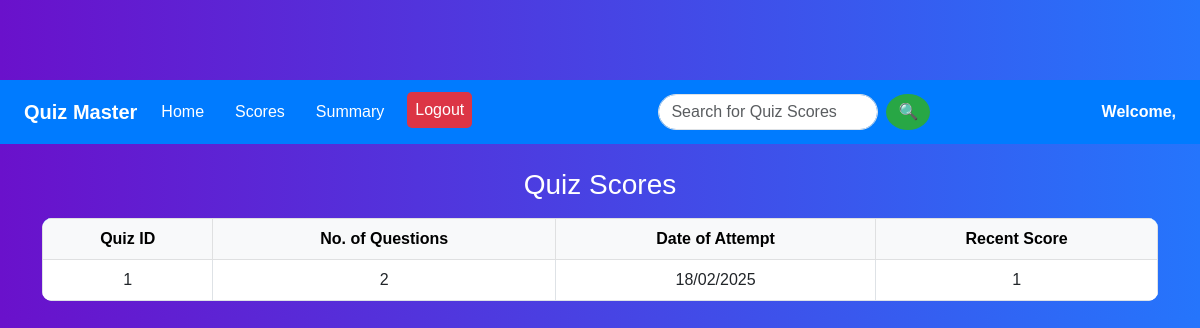
The app's page /user-scores (signed in) with its own data.
### models/models.py (models this page shows, shortened)
class Scores(db.Model):
    id=db.Column(db.Integer, primary_key=True)
    quiz_id=db.Column(db.Integer, db.ForeignKey('quiz.id'), nullable=False)
    user_id=db.Column(db.Integer, db.ForeignKey('user.id'), nullable=False)
    time_stamp_of_attempt=db.Column(db.DateTime, nullable=False)
    total_scored=db.Column(db.Integer, nullable=False)

### app.py (the view)
@app.route('/user-scores')
@login_required
def user_scores():
    user_id=current_user.id
    latest_attempts = (
        db.session.query(
            Scores.quiz_id,
            func.max(Scores.time_stamp_of_attempt).label('latest_attempt')
        )
        .filter(Scores.user_id == current_user.id)  # Only the logged-in user's scores
        .group_by(Scores.quiz_id)  # Group by quiz_id to get only the latest attempt
        .all()
    )
    quiz_scores = []
    for quiz_id, latest_attempt in latest_attempts:
        latest_score = Scores.query.filter_by(quiz_id=quiz_id, user_id=current_user.id, time_stamp_of_attempt=latest_attempt).first()
        if latest_score:
            quiz = Quiz.query.get(quiz_id)  # Get quiz details
            if quiz:
                quiz_scores.append({
                    "id": quiz.id,
                    "num_questions": quiz.num_questions(),  # Assuming you have this function
                    "date": latest_attempt.strftime('%d/%m/%Y'),  # Extract date only
                    "score": latest_score.total_scored  # Use the correct score
                })
    return render_template("user_scores.html", user_id=user_id,quiz_scores=quiz_scores)

### app.py (called while the page is built)
@login_manager.user_loader
def load_user(user_id):
    return User.query.get(int(user_id)) or Admin.query.get(int(user_id))

### models/models.py (called while the page is built)
    def num_questions(self):
        return len(self.questions)

### templates/user_scores.html (shortened to what this page needs)
<!DOCTYPE html>
<html lang="en">
<head>
    <link rel="stylesheet" href="https://cdn.jsdelivr.net/npm/bootstrap@5.3.0/dist/css/bootstrap.min.css">
    <link rel="stylesheet" href="{{ url_for('static', filename='css/user_scores.css') }}">
</head>
<body>
    <nav class="navbar navbar-expand-lg">
        <div class="container-fluid">
            <a class="navbar-brand" href="{{ url_for('user_dashboard') }}">Quiz Master</a>
            <div class="collapse navbar-collapse justify-content-between" id="navbarNav">
                <ul class="navbar-nav">
                    <li class="nav-item"><a class="nav-link" href="{{ url_for('user_dashboard') }}">Home</a></li>
                    <li class="nav-item"><a class="nav-link" href="{{ url_for('user_scores') }}">Scores</a></li>
                    <li class="nav-item"><a class="nav-link" href="{{ url_for('user_summary', user_id=user_id) }}">Summary</a></li>
                    <li class="nav-item"><a class="nav-link logout-btn" href="{{ url_for('logout') }}">Logout</a></li>
                </ul>
                <form class="d-flex search-form" method="GET" action="{{ url_for('user_scores') }}">
                    <input type="text" class="form-control search-input" name="search"
                        placeholder="Search for Quiz Scores" value="{{ request.args.get('search', '') }}">
                    <button type="submit" class="btn search-button">🔍</button>
                </form>
                <span class="user-welcome">Welcome, {{ current_user.name }}</span>
            </div>
        </div>
    </nav>
    <div class="container mt-4">
        <h3 class="text-center">Quiz Scores</h3>
        {% if quiz_scores %}
        <table class="table table-bordered text-center mt-3">
            <thead class="table-light">
                <tr>
                    <th><div class="yellow-panel"></div>Quiz ID</th>
                    <th><div class="yellow-panel"></div>No. of Questions</th>
                    <th><div class="yellow-panel"></div>Date of Attempt</th>
                    <th><div class="yellow-panel"></div>Recent Score</th>
                </tr>
            </thead>
            <tbody>
                {% for quiz in quiz_scores %}
                <tr>
                    <td>{{ quiz.id }}</td>
                    <td>{{ quiz.num_questions }}</td>
                    <td>{{ quiz.date }}</td>
                    <td>{{ quiz.score }}</td>
                </tr>
                {% endfor %}
            </tbody>
        </table>
        {% else %}
        <p class="text-center mt-4">No quizzes attempted yet.</p>
        {% endif %}
    </div>
</body>
</html>

### static/css/user_scores.css (style rules this page uses)
body { font-family: 'Poppins', sans-serif; background: linear-gradient(to right, #6a11cb, #2575fc); color: white; margin-top: 80px; }
.navbar { background-color: #007bff; padding: 12px; }
.navbar-brand { color: white; font-weight: bold; }
.navbar-nav .nav-link { color: white; margin-right: 15px; }
.navbar-nav .logout-btn { background-color: #dc3545; padding: 6px 12px; border-radius: 5px; color: white; }
.search-form { display: flex; align-items: center; }
.search-input { border-radius: 20px; padding: 5px 12px; width: 220px; }
.search-button { background-color: #28a745; color: white; border-radius: 50%; margin-left: 8px; padding: 6px 12px; border: none; cursor: pointer; }
.user-welcome { font-size: 1rem; color: white; font-weight: bold; }
.table { background: white; border-radius: 10px; overflow: hidden; }
.table thead { background-color: #007bff; color: white; }

### records on screen
Scores: id "1", num_questions "2", date "18/02/2025", score "1"
